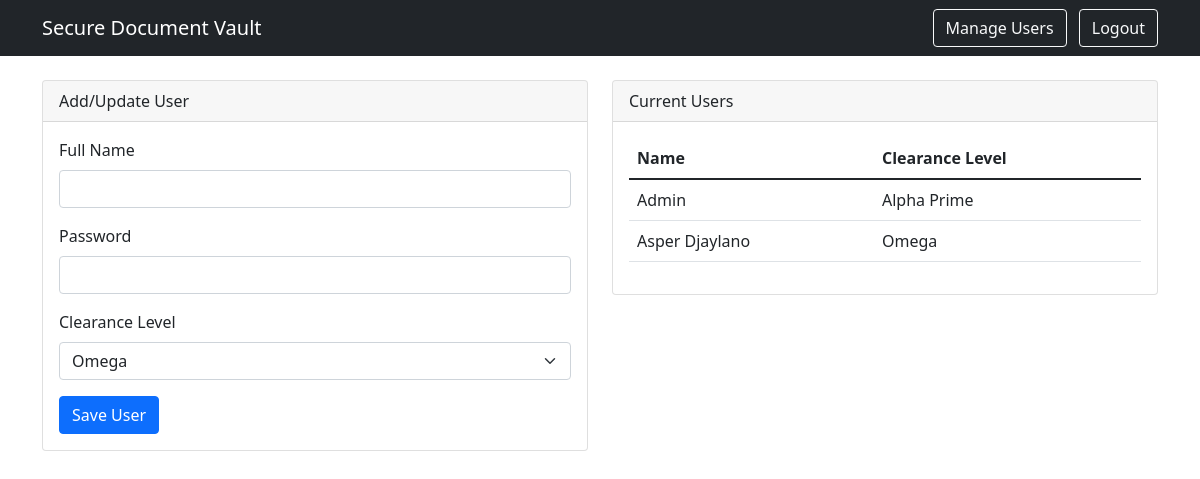
Before: /manage_users (signed in) with the older database file.
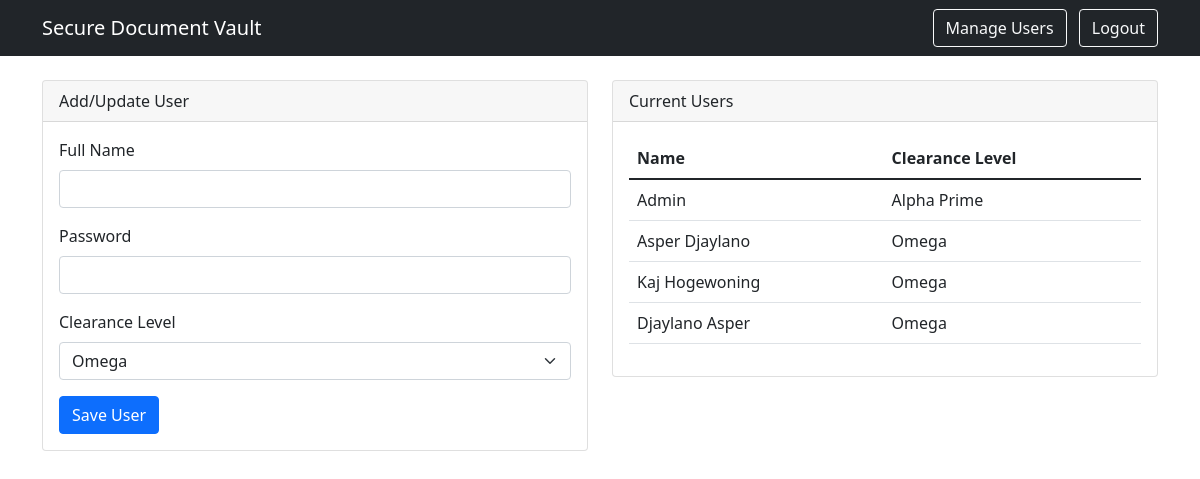
After: the same page with the newer database file.
### tables this page shows
CREATE TABLE users
                     (name TEXT PRIMARY KEY, password TEXT, clearance_level TEXT);

### main.py (the view, shortened to what this page needs)
@app.route('/manage_users', methods=['GET', 'POST'])
def manage_users():
    if 'name' not in session or session['clearance'] not in ['Alpha Prime', 'Omega']:
        flash('Only Alpha Prime and Omega users can manage users.', 'danger')
        return redirect(url_for('dashboard'))
    conn = get_db()
    cursor = conn.cursor()
    cursor.execute("SELECT * FROM users")
    users = cursor.fetchall()
    conn.close()
    return render_template('manage_users.html', users=users, access_levels=ACCESS_LEVELS.keys())

### main.py (called while the page is built)
def get_db():
    conn = sqlite3.connect("secure_files.db")
    conn.row_factory = sqlite3.Row
    return conn

### templates/manage_users.html
{% extends "base.html" %}
{% block content %}
<div class="row">
    <div class="col-md-6">
        <div class="card">
            <div class="card-header">Add/Update User</div>
            <div class="card-body">
                <form method="POST">
                    <div class="mb-3">
                        <label class="form-label">Full Name</label>
                        <input type="text" class="form-control" name="name" required>
                    </div>
                    <div class="mb-3">
                        <label class="form-label">Password</label>
                        <input type="password" class="form-control" name="password" required>
                    </div>
                    <div class="mb-3">
                        <label class="form-label">Clearance Level</label>
                        <select class="form-select" name="clearance" required>
                            {% for level in access_levels %}
                            <option value="{{ level }}">{{ level }}</option>
                            {% endfor %}
                        </select>
                    </div>
                    <button type="submit" class="btn btn-primary">Save User</button>
                </form>
            </div>
        </div>
    </div>
    <div class="col-md-6">
        <div class="card">
            <div class="card-header">Current Users</div>
            <div class="card-body">
                <table class="table">
                    <thead>
                        <tr>
                            <th>Name</th>
                            <th>Clearance Level</th>
                        </tr>
                    </thead>
                    <tbody>
                        {% for user in users %}
                        <tr>
                            <td>{{ user.name }}</td>
                            <td>{{ user.clearance_level }}</td>
                        </tr>
                        {% endfor %}
                    </tbody>
                </table>
            </div>
        </div>
    </div>
</div>
{% endblock %}

### templates/base.html (shortened to what this page needs)
<!DOCTYPE html>
<html>
<head>
    <link href="https://cdn.jsdelivr.net/npm/bootstrap@5.1.3/dist/css/bootstrap.min.css" rel="stylesheet">
</head>
<body>
    <nav class="navbar navbar-dark bg-dark">
        <div class="container">
            <a class="navbar-brand" href="/">Secure Document Vault</a>
            <div>
                {% if session.get('name') %}
                    {% if session.get('clearance') in ['Alpha Prime', 'Omega'] %}
                        <a class="btn btn-outline-light me-2" href="{{ url_for('manage_users') }}">Manage Users</a>
                    {% endif %}
                    <a class="btn btn-outline-light" href="{{ url_for('logout') }}">Logout</a>
                {% endif %}
            </div>
        </div>
    </nav>
    <div class="container mt-4">
        {% block content %}{% endblock %}
    </div>
</body>
</html>

Changed rows visible on the page:
added users: name "Kaj Hogewoning", clearance_level "Omega"
added users: name "Djaylano Asper", clearance_level "Omega"
